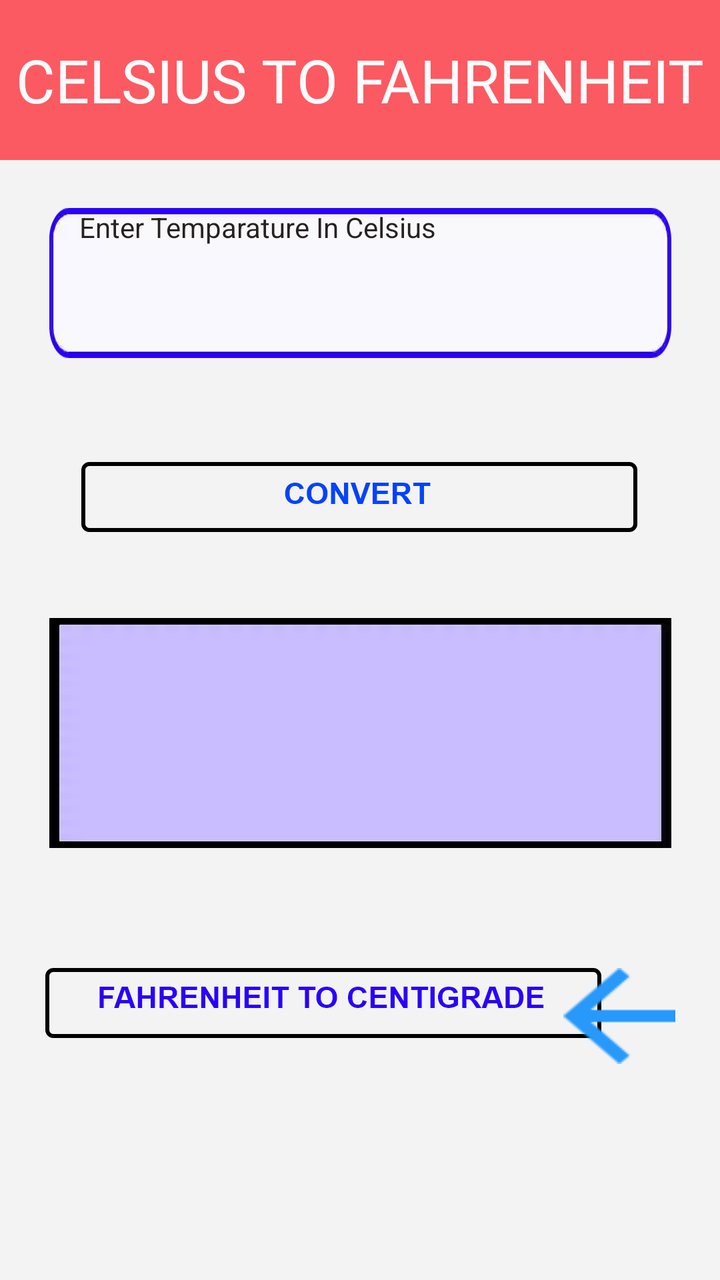
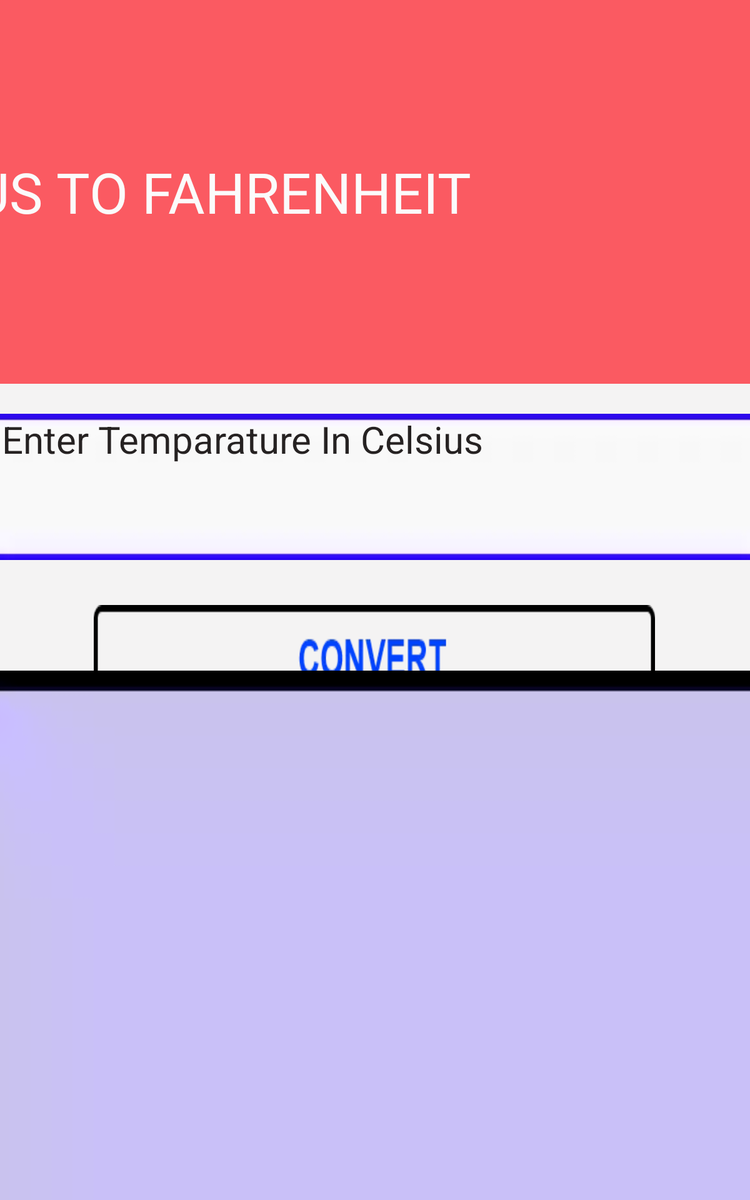

First picture: res/layout/ on a phone held upright. Second picture: the repository's own variant of that layout, on a device whose configuration matches the variant's folder. Source for both follows.
<!-- AndroidManifest.xml: application theme Theme.TemperatureConverter -->
<!-- res/layout/activity_c2_f.xml -->
<?xml version="1.0" encoding="utf-8"?>
<androidx.constraintlayout.widget.ConstraintLayout xmlns:android="http://schemas.android.com/apk/res/android"
    xmlns:app="http://schemas.android.com/apk/res-auto"
    xmlns:tools="http://schemas.android.com/tools"
    android:layout_width="match_parent"
    android:layout_height="match_parent"
    android:background="#FFFFFF"
    android:backgroundTint="#F4F3F3"
    tools:context=".C2F">

    <Button
        android:id="@+id/f2c"
        android:layout_width="wrap_content"
        android:layout_height="wrap_content"
        android:background="@drawable/button_large"
        android:hapticFeedbackEnabled="true"
        android:scaleType="fitXY"
        app:layout_constraintBottom_toBottomOf="parent"
        app:layout_constraintEnd_toEndOf="parent"
        app:layout_constraintHorizontal_bias="0.278"
        app:layout_constraintStart_toStartOf="parent"
        app:layout_constraintTop_toBottomOf="@+id/ans1"
        app:layout_constraintVertical_bias="0.332" />

    <TextView
        android:id="@+id/textView2"
        android:layout_width="0dp"
        android:layout_height="80dp"
        android:background="@drawable/component_1__1"
        android:gravity="center"
        android:scaleType="fitXY"
        android:text="@string/c2f"
        android:textColor="#FBFBFB"
        android:textSize="30sp"
        app:layout_constraintEnd_toEndOf="parent"
        app:layout_constraintHorizontal_bias="1.0"
        app:layout_constraintStart_toStartOf="parent"
        app:layout_constraintTop_toTopOf="parent" />

    <EditText
        android:id="@+id/entry"
        android:layout_width="wrap_content"
        android:layout_height="75dp"
        android:layout_marginTop="24dp"
        android:background="@drawable/path_11"
        android:ems="10"
        android:hint="@string/enter_celsius"
        android:importantForAutofill="no"
        android:inputType="numberDecimal"
        android:paddingStart="15dp"
        android:scaleType="fitXY"
        android:textColor="#000000"
        android:textColorHint="#E60E0A0A"
        android:textSize="14sp"
        app:layout_constraintEnd_toEndOf="parent"
        app:layout_constraintStart_toStartOf="parent"
        app:layout_constraintTop_toBottomOf="@+id/textView2" />

    <Button
        android:id="@+id/button"
        android:layout_width="wrap_content"
        android:layout_height="wrap_content"
        android:layout_marginTop="52dp"
        android:background="@drawable/convert"
        android:hapticFeedbackEnabled="true"
        android:scaleType="fitXY"
        app:layout_constraintBottom_toTopOf="@+id/ans1"
        app:layout_constraintEnd_toEndOf="parent"
        app:layout_constraintHorizontal_bias="0.496"
        app:layout_constraintStart_toStartOf="parent"
        app:layout_constraintTop_toBottomOf="@+id/entry"
        app:layout_constraintVertical_bias="0.0" />

    <TextView
        android:id="@+id/ans1"
        android:layout_width="wrap_content"
        android:layout_height="115dp"
        android:layout_marginTop="130dp"
        android:background="@drawable/path_643"
        android:gravity="center"
        android:scaleType="fitXY"
        android:textIsSelectable="true"
        android:textColor="#FF0101"
        android:textSize="25sp"
        app:layout_constraintEnd_toEndOf="parent"
        app:layout_constraintStart_toStartOf="parent"
        app:layout_constraintTop_toBottomOf="@+id/entry" />

    <Button
        android:id="@+id/back"
        android:layout_width="56dp"
        android:layout_height="48dp"
        android:background="@drawable/arrow_right__1"
        app:layout_constraintBaseline_toBaselineOf="@+id/f2c"
        app:layout_constraintEnd_toEndOf="parent"
        app:layout_constraintHorizontal_bias="0.926"
        app:layout_constraintStart_toStartOf="parent" />


</androidx.constraintlayout.widget.ConstraintLayout>
<!-- resources referenced by this layout -->
<resources>
  <!-- drawable arrow_right__1: png bitmap (drawable-hdpi, 298 bytes) -->
  <!-- drawable button_large: webp bitmap (drawable-hdpi, 2874 bytes) -->
  <!-- drawable component_1__1: webp bitmap (drawable-hdpi, 382 bytes) -->
  <!-- drawable convert: webp bitmap (drawable-hdpi, 1820 bytes) -->
  <!-- drawable path_11: webp bitmap (drawable-hdpi, 650 bytes) -->
  <!-- drawable path_643: webp bitmap (drawable-hdpi, 458 bytes) -->
  <string name="c2f">CELSIUS TO FAHRENHEIT</string>
  <string name="enter_celsius"> Enter Temparature In Celsius</string>
  <!-- from res/values-night/ (not used when drawing this layout) -->
  <style name="Theme.TemperatureConverter" parent="Theme.MaterialComponents.DayNight.NoActionBar">
          
          <item name="colorPrimary">@color/purple_200</item>
          <item name="colorPrimaryVariant">@color/purple_700</item>
          <item name="colorOnPrimary">@color/black</item>
          
          <item name="colorSecondary">@color/teal_200</item>
          <item name="colorSecondaryVariant">@color/teal_200</item>
          <item name="colorOnSecondary">@color/black</item>
          
          <item name="android:statusBarColor" tools:targetApi="l">?attr/colorPrimaryVariant</item>
          
      </style>
  <color name="purple_200">#000000</color>
  <color name="purple_700">#000000</color>
  <color name="black">#FF000000</color>
  <color name="teal_200">#000000</color>
</resources>
<!-- res/layout-sw600dp/activity_c2_f.xml (the repository's variant of the layout above) -->
<!-- drawn on a 7-inch tablet held upright -->
<?xml version="1.0" encoding="utf-8"?>
<androidx.constraintlayout.widget.ConstraintLayout xmlns:android="http://schemas.android.com/apk/res/android"
    xmlns:app="http://schemas.android.com/apk/res-auto"
    xmlns:tools="http://schemas.android.com/tools"
    android:layout_width="match_parent"
    android:layout_height="match_parent"
    android:background="#FFFFFF"
    android:backgroundTint="#F4F3F3"
    tools:context=".C2F">

    <Button
        android:id="@+id/f2c"
        android:layout_width="476dp"
        android:layout_height="77dp"
        android:layout_marginBottom="56dp"
        android:background="@drawable/button_large"
        android:hapticFeedbackEnabled="true"
        android:scaleType="fitXY"
        app:layout_constraintBottom_toBottomOf="parent"
        app:layout_constraintEnd_toEndOf="parent"
        app:layout_constraintStart_toStartOf="parent"
        app:layout_constraintTop_toBottomOf="@+id/ans1"
        app:layout_constraintVertical_bias="0.849" />

    <TextView
        android:id="@+id/textView2"
        android:layout_width="963dp"
        android:layout_height="307dp"
        android:background="@drawable/component_1__1"
        android:gravity="center"
        android:scaleType="fitXY"
        android:text="@string/c2f"
        android:textColor="#FBFBFB"
        android:textSize="45sp"
        app:layout_constraintEnd_toEndOf="parent"
        app:layout_constraintHorizontal_bias="1.0"
        app:layout_constraintStart_toStartOf="parent"
        app:layout_constraintTop_toTopOf="parent" />

    <EditText
        android:id="@+id/entry"
        android:layout_width="648dp"
        android:layout_height="117dp"
        android:layout_marginTop="24dp"
        android:background="@drawable/path_11"
        android:ems="10"
        android:hint="@string/enter_celsius"
        android:importantForAutofill="no"
        android:inputType="numberSigned"
        android:paddingStart="25dp"
        android:scaleType="fitXY"
        android:textColor="#000000"
        android:textColorHint="#E60E0A0A"
        android:textSize="30sp"
        app:layout_constraintEnd_toEndOf="parent"
        app:layout_constraintStart_toStartOf="parent"
        app:layout_constraintTop_toBottomOf="@+id/textView2" />

    <Button
        android:id="@+id/button"
        android:layout_width="449dp"
        android:layout_height="96dp"
        android:layout_marginTop="36dp"
        android:background="@drawable/convert"
        android:hapticFeedbackEnabled="true"
        android:scaleType="fitXY"
        app:layout_constraintBottom_toTopOf="@+id/c2f"
        app:layout_constraintEnd_toEndOf="parent"
        app:layout_constraintHorizontal_bias="0.496"
        app:layout_constraintStart_toStartOf="parent"
        app:layout_constraintTop_toBottomOf="@+id/entry"
        app:layout_constraintVertical_bias="0.083" />

    <TextView
        android:id="@+id/ans1"
        android:layout_width="653dp"
        android:layout_height="572dp"
        android:layout_marginBottom="44dp"
        android:background="@drawable/path_643"
        android:gravity="center"
        android:scaleType="fitXY"
        android:textColor="#FF0101"
        android:textSize="50sp"
        app:layout_constraintBottom_toBottomOf="parent"
        app:layout_constraintEnd_toEndOf="parent"
        app:layout_constraintHorizontal_bias="0.501"
        app:layout_constraintStart_toStartOf="parent"
        app:layout_constraintTop_toBottomOf="@+id/button"
        app:layout_constraintVertical_bias="0.186" />


</androidx.constraintlayout.widget.ConstraintLayout>
<!-- resources referenced by the variant -->
<!-- as a 7-inch tablet held upright resolves them -->
<resources>
  <!-- drawable button_large: webp bitmap (drawable-hdpi, 2874 bytes) -->
  <!-- drawable component_1__1: webp bitmap (drawable-hdpi, 382 bytes) -->
  <!-- drawable convert: webp bitmap (drawable-hdpi, 1820 bytes) -->
  <!-- drawable path_11: webp bitmap (drawable-hdpi, 650 bytes) -->
  <!-- drawable path_643: webp bitmap (drawable-hdpi, 458 bytes) -->
  <string name="c2f">CELSIUS TO FAHRENHEIT</string>
  <string name="enter_celsius"> Enter Temparature In Celsius</string>
  <!-- from res/values-night/ (not used when drawing this layout) -->
  <style name="Theme.TemperatureConverter" parent="Theme.MaterialComponents.DayNight.NoActionBar">
          
          <item name="colorPrimary">@color/purple_200</item>
          <item name="colorPrimaryVariant">@color/purple_700</item>
          <item name="colorOnPrimary">@color/black</item>
          
          <item name="colorSecondary">@color/teal_200</item>
          <item name="colorSecondaryVariant">@color/teal_200</item>
          <item name="colorOnSecondary">@color/black</item>
          
          <item name="android:statusBarColor" tools:targetApi="l">?attr/colorPrimaryVariant</item>
          
      </style>
  <color name="purple_200">#000000</color>
  <color name="purple_700">#000000</color>
  <color name="black">#FF000000</color>
  <color name="teal_200">#000000</color>
</resources>
